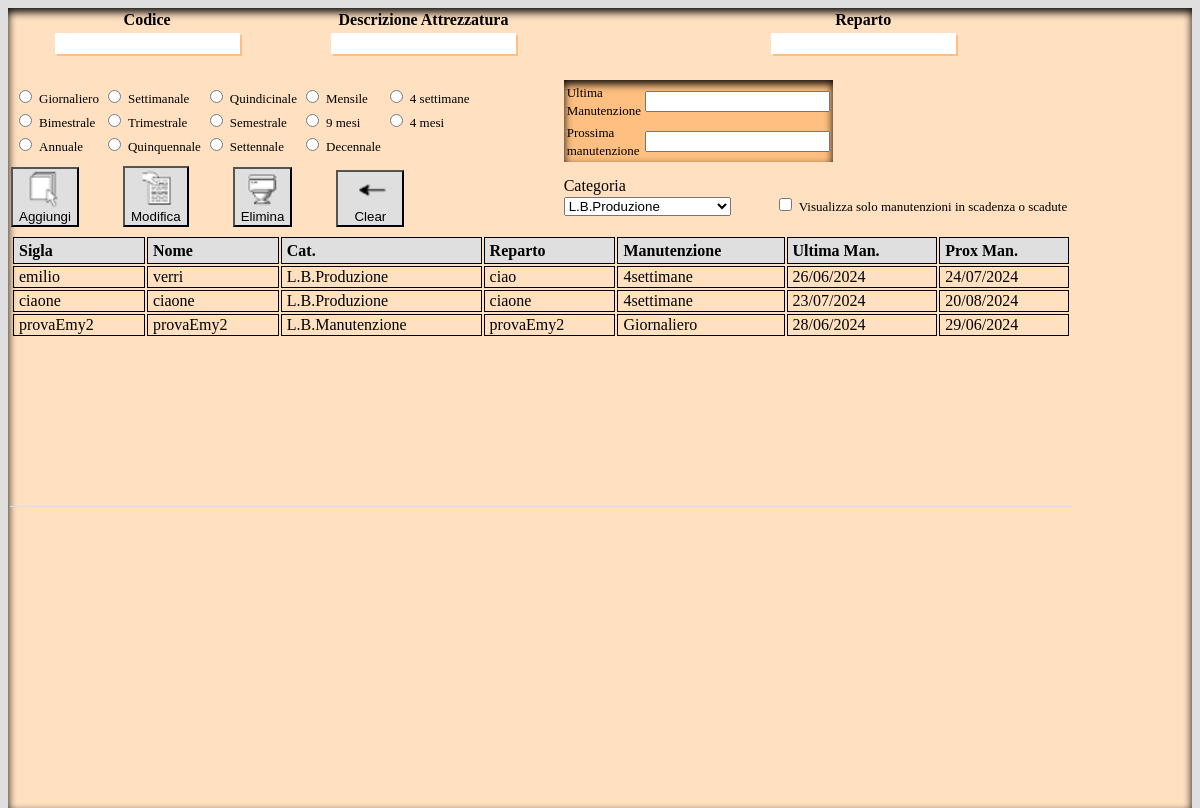
The app's page / (upper part), older data.
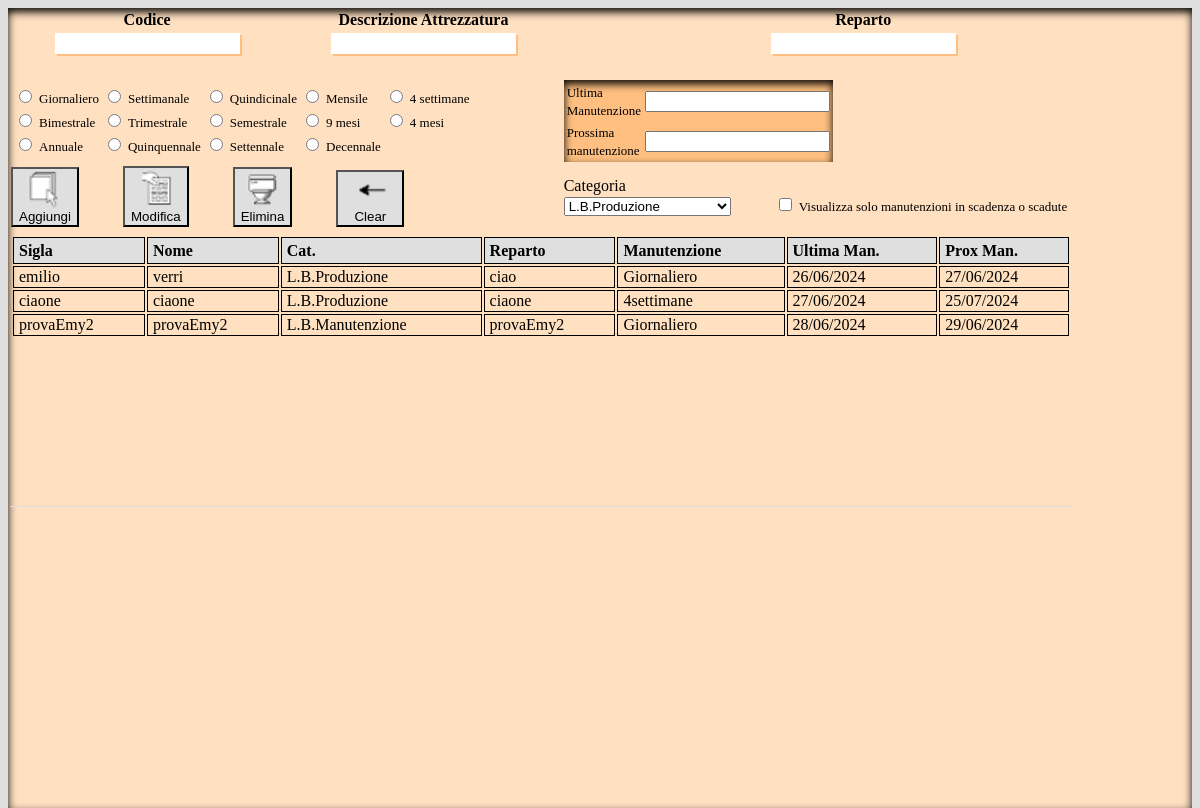
The same page, newer data.
### tables this page shows
CREATE TABLE "manutenzioni" (
	"id"	INTEGER NOT NULL,
	"Sigla"	TEXT,
	"Nome"	TEXT,
	"Cat"	TEXT,
	"Reparto"	TEXT,
	"Manutenzione"	TEXT,
	"UltimaMan"	TEXT,
	"ProxMan"	TEXT,
	"identificativo"	NUMERIC,
	"InScadenza"	NUMERIC,
	PRIMARY KEY("id" AUTOINCREMENT)
);

### classi/funzioneEstrazione.php (the view, shortened to what this page needs)
<?php
function estraiManutenzione()
{
        $my_conn = new PDO('sqlite:manutentori.db');
        $query = $my_conn->prepare("SELECT * FROM 'manutenzioni'");
        $query->execute();
        $results = $query->fetchAll(PDO::FETCH_ASSOC);
        foreach ($results as $estrazioni) {
            echo "<tr id='storiciLista'>
                    <td id='stile'>{$estrazioni['Sigla']}</td>
                    <td id='stile'>{$estrazioni['Nome']}</td>
                    <td id='stile'>{$estrazioni['Cat']}</td>
                    <td id='stile'>{$estrazioni['Reparto']}</td>
                    <td id='stile'>{$estrazioni['Manutenzione']}</td>
                    <td id='stile'>{$estrazioni['UltimaMan']}</td>
                    <td id='stile'>{$estrazioni['ProxMan']}</td>
                    <td id='stile' style='display:none;'>{$estrazioni['identificativo']}</td>";
            echo "</tr>";
        }
}

Row changes from the older to the newer data that the page shows:
changed manutenzioni "emilio": Manutenzione "4settimane" → "Giornaliero"; ProxMan "24/07/2024" → "27/06/2024"
changed manutenzioni "ciaone": UltimaMan "23/07/2024" → "27/06/2024"; ProxMan "20/08/2024" → "25/07/2024"
